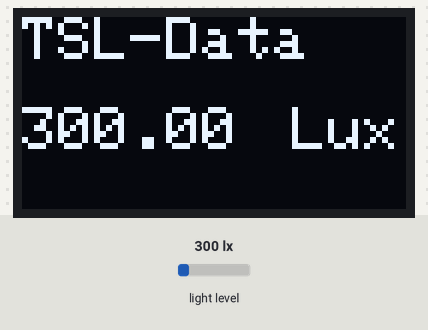
Simulated run of this sketch. Board: Arduino Uno, built with avr-gcc and run on an emulated ATmega328P. Parts: 128×64 one-colour display. Inputs (shaded band) come from the test bench; at power-on: light level 300 lx. What the sketch prints to the serial monitor is not drawn.

Above: at 3.2 s.
3.3 s: light level set to 40 lx
At 4.3 s:
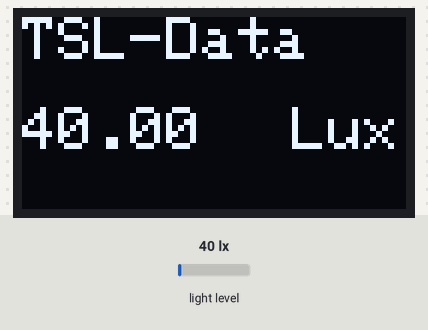
6.6 s: light level set to 500 lx
At 7.3 s:
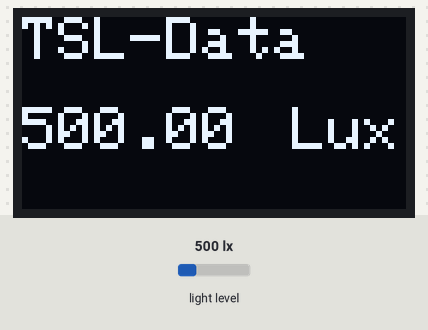
8.3 s: light level set to 1000 lx
At 15.9 s:
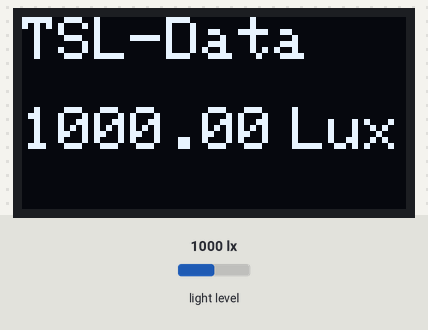
Timing chart, 0 to 16.1 s (numbered marks = the images above; inputs shaded):
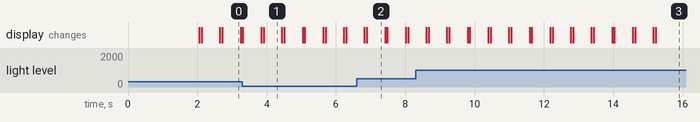

Measured:
- after the input at 3.3 s, the display: first differs from a run without the input after 0.61 s (image 1)
- after the input at 6.6 s, the display: first differs from a run without the input after 0.29 s (image 2)
- after the input at 8.3 s, the display: first differs from a run without the input after 0.38 s (image 3)
- what the display in image 0 shows lasts 0.5 s, from 2.7 s to 3.2 s

The sketch:

TSL2561_OLED.ino
```cpp
#include <ArduinoJson.h>                                                // Include the ArduinoJson library for handling JSON data
#include <Wire.h>                                                       // Include the Wire library for I2C communication
#include <Adafruit_Sensor.h>                                            // Include the Adafruit Sensor library for sensor-related operations
#include <Adafruit_TSL2561_U.h>                                         // Include the Adafruit TSL2561 library for the TSL2561 light sensor


#include <Adafruit_GFX.h>                                               // oled gfx library
#include <Adafruit_SSD1306.h>


uint32_t lastReport = 0;                                                // Variable to hold the time of the last report
uint32_t Reporting_Interval = 1000 * 15;                                // Set the reporting interval to 15 seconds

Adafruit_TSL2561_Unified tsl = Adafruit_TSL2561_Unified(TSL2561_ADDR_FLOAT);  // Initialize the TSL2561 sensor with a unique ID for the Adafruit Sensor API

/***************************************************************************************************************************************/
Adafruit_SSD1306 display = Adafruit_SSD1306(128, 64, &Wire);
/***************************************************************************************************************************************/

void setup()
{
    Serial.begin(9600);                                                  // Start the serial communication at 9600 bits per second
    tsl.begin();                                                         // Start the TSL2561 sensor
    tsl.enableAutoRange(true);                                           // Enable auto-gain to switch automatically between 1x and 16x
    tsl.setIntegrationTime(TSL2561_INTEGRATIONTIME_13MS);                // Set the integration time for the TSL2561 light sensor to 13MS for fast but low-resolution measurements
    millis();  // Initialize the timer
    oledInit();                                                          // Initialize the OLED display.
}

void loop()
{

    display.clearDisplay();                                             // Clear the OLED display.
    oledDisplayHeaderShow("TSL-Data");                                  // Display a header on the OLED screen.

    sensors_event_t value;                                              // Create a sensor event variable
    tsl.getEvent(&value);                                               // Get a new sensor event from the TSL2561 sensor

    oledScreenData(2, 0, 30, String(value.light));                      // Display the lux value on the OLED screen.
    oledScreenData(2, 90, 30, String("Lux"));

    StaticJsonDocument <256> Lightjson;                                 // Create a JSON document with the capacity of 256 bytes
    Lightjson["light"] = value.light;                                   // Add the light value to the JSON document
    String Lightvalue;                                                  // Create a String to hold the JSON data
    serializeJson(Lightjson, Lightvalue);                               // Serialize the JSON document to the String

    if ((millis() - lastReport) >= Reporting_Interval)                  // Check if the reporting interval has passed
    {
      lastReport = millis();                                            // Update the lastReport time to the current time
      Serial.println(Lightvalue);                                       // Print the JSON data to the Serial Monitor
      delay(500);                                                       // 500-millisecond delay
    }
    delay(500);

}
void oledInit()
{
  display.begin(SSD1306_SWITCHCAPVCC, 0x3C);    // Initialize the OLED display with specified settings.
  display.clearDisplay();                       // Clear the display.
  delay(2000);                                  // Wait for 2 seconds.
  display.clearDisplay();                       // Clear the display again.
  display.invertDisplay(false);                 // Set display inversion to false (normal mode).
}

void oledDisplayHeaderShow(String Header_Data)
{
  display.setTextSize(2);                      // Set the text size.
  display.setTextColor(WHITE);                 // Set the text color to white.
  display.setCursor(0, 0);                     // Set the cursor position.
  display.print(Header_Data);                  // Print the provided header text.
  display.display();                           // Display the text on the OLED screen.
}

void oledScreenData(int size, int x, int y, String get_screen_data)
{
  display.setTextSize(size);                    // Set the text size.
  display.setTextColor(WHITE);                   // Set the text color to white.
  display.setCursor(x, y);                       // Set the cursor position.
  display.print(get_screen_data);                // Print the provided screen data.
  display.display();                             // Display the data on the OLED screen.
}
```
